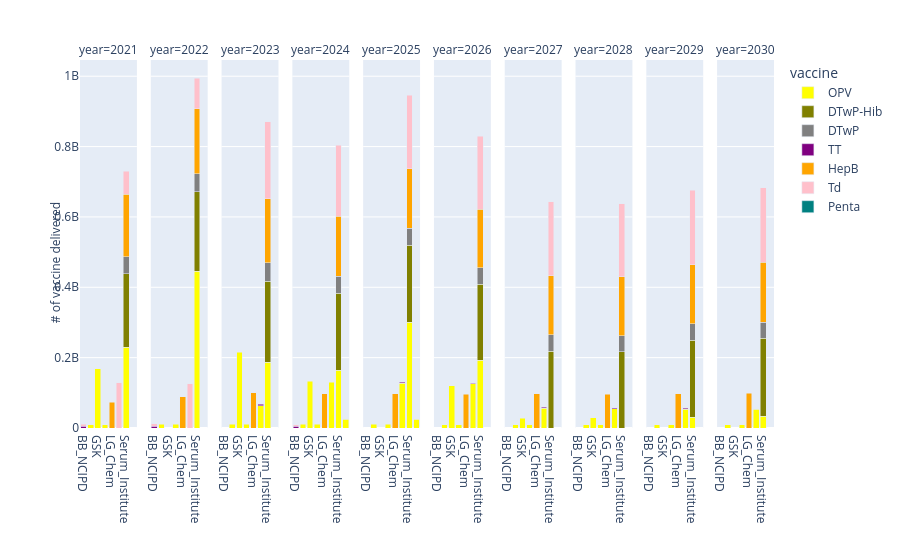

Write notebook code for a chart like this one.
### Code cell
import plotly.express as px
import pandas as pd
import plotly.graph_objects as go

with open('C:/Users/fthcn/Desktop/Vaccine_Tender_Scheduling_Problem/Julia_Files/Github/Results/X_results_'+demand_status+'_'+supply_status+'_'+price_status+'.json') as json_file:
    X_results = json.load(json_file)

print(X_results)

group = ["TT", "HepB", "Hib", "IPV", "OPV", "DT", "Td", "DTwP", "DTwP-Hib", "Penta", "Hexa"]

output = pd.DataFrame()
for v in group:
    if v in X_results:
        #print(v)
        for p in P_v[v]:
            #print(p)
            for t in T:
                if str(t) in X_results[v][p]:
                    if X_results[v][p][str(t)] >= 1:
                        X_results[v][p][str(t)] = round(X_results[v][p][str(t)])
                        df_dictionary = pd.DataFrame([dict(year=str(2020+t), var=X_results[v][p][str(t)], vaccine=v, producer=p)])
                        output = pd.concat([output, df_dictionary], ignore_index=True)
output.sort_values(['year'],ascending=[True],inplace=True)
fig = px.bar(output, x="producer", y="var", facet_col="year", color="vaccine", color_discrete_map=vaccine_color_map)

fig.for_each_xaxis(lambda x: x.update(title = ''))
fig.for_each_yaxis(lambda y: y.update(title = ''))
# and:
fig.add_annotation(x=-0.05,y=0.45, showarrow=False,
                   text="# of vaccine delivered", textangle=-90,
                    xref="paper", yref="paper")
fig.add_annotation(x=0.5,y=-0.52, showarrow=False,
                   text="Producer", textangle=0,
                    xref="paper", yref="paper")
fig.update_layout(barmode='stack', xaxis={'categoryorder':'category ascending'})
fig.show()

### Figure 1 — Plotly figure (JSON) as saved in the notebook; plotly's stock layout.template omitted (floating-point values rounded to 4 significant figures)
{"data": [{"alignmentgroup": "True", "hovertemplate": "vaccine=OPV<br>year=2021<br>producer=%{x}<br>var=%{y}<extra></extra>", "legendgroup": "OPV", "marker": {"color": "yellow", "pattern": {"shape": ""}}, "name": "OPV", "offsetgroup": "OPV", "orientation": "v", "showlegend": true, "textposition": "auto", "type": "bar", "x": ["Serum_Institute", "GSK", "Beijing_Institute", "Haffkine_Bio"], "xaxis": "x", "y": [230258044, 168301956, 9600000, 9600000], "yaxis": "y"}, {"alignmentgroup": "True", "hovertemplate": "vaccine=OPV<br>year=2022<br>producer=%{x}<br>var=%{y}<extra></extra>", "legendgroup": "OPV", "marker": {"color": "yellow", "pattern": {"shape": ""}}, "name": "OPV", "offsetgroup": "OPV", "orientation": "v", "showlegend": false, "textposition": "auto", "type": "bar", "x": ["Haffkine_Bio", "Beijing_Institute", "Serum_Institute"], "xaxis": "x2", "y": [10320000, 10320000, 445120000], "yaxis": "y2"}, {"alignmentgroup": "True", "hovertemplate": "vaccine=OPV<br>year=2023<br>producer=%{x}<br>var=%{y}<extra></extra>", "legendgroup": "OPV", "marker": {"color": "yellow", "pattern": {"shape": ""}}, "name": "OPV", "offsetgroup": "OPV", "orientation": "v", "showlegend": false, "textposition": "auto", "type": "bar", "x": ["Haffkine_Bio", "Beijing_Institute", "GSK", "PT_Bio", "Serum_Institute"], "xaxis": "x3", "y": [10440000, 10440000, 215906574, 62585015, 187508411], "yaxis": "y3"}, {"alignmentgroup": "True", "hovertemplate": "vaccine=OPV<br>year=2024<br>producer=%{x}<br>var=%{y}<extra></extra>", "legendgroup": "OPV", "marker": {"color": "yellow", "pattern": {"shape": ""}}, "name": "OPV", "offsetgroup": "OPV", "orientation": "v", "showlegend": false, "textposition": "auto", "type": "bar", "x": ["Beijing_Institute", "GSK", "Haffkine_Bio", "PT_Bio", "Serum_Institute", "Panacea_Biotec"], "xaxis": "x4", "y": [10080000, 132686290, 10080000, 130560000, 164315747, 24837962], "yaxis": "y4"}, {"alignmentgroup": "True", "hovertemplate": "vaccine=OPV<br>year=2025<br>producer=%{x}<br>var=%{y}<extra></extra>", "legendgroup": "OPV", "marker": {"color": "yellow", "pattern": {"shape": ""}}, "name": "OPV", "offsetgroup": "OPV", "orientation": "v", "showlegend": false, "textposition": "auto", "type": "bar", "x": ["Haffkine_Bio", "Beijing_Institute", "Serum_Institute", "PT_Bio", "Panacea_Biotec"], "xaxis": "x5", "y": [10080000, 10080000, 300767047, 127480000, 24952953], "yaxis": "y5"}, {"alignmentgroup": "True", "hovertemplate": "vaccine=OPV<br>year=2026<br>producer=%{x}<br>var=%{y}<extra></extra>", "legendgroup": "OPV", "marker": {"color": "yellow", "pattern": {"shape": ""}}, "name": "OPV", "offsetgroup": "OPV", "orientation": "v", "showlegend": false, "textposition": "auto", "type": "bar", "x": ["Serum_Institute", "Haffkine_Bio", "PT_Bio", "GSK", "Beijing_Institute"], "xaxis": "x6", "y": [192720000, 9720000, 125360000, 120480000, 9720000], "yaxis": "y6"}, {"alignmentgroup": "True", "hovertemplate": "vaccine=OPV<br>year=2027<br>producer=%{x}<br>var=%{y}<extra></extra>", "legendgroup": "OPV", "marker": {"color": "yellow", "pattern": {"shape": ""}}, "name": "OPV", "offsetgroup": "OPV", "orientation": "v", "showlegend": false, "textposition": "auto", "type": "bar", "x": ["GSK", "Beijing_Institute", "Haffkine_Bio", "PT_Bio"], "xaxis": "x7", "y": [28013860, 9960000, 9960000, 56706140], "yaxis": "y7"}, {"alignmentgroup": "True", "hovertemplate": "vaccine=OPV<br>year=2028<br>producer=%{x}<br>var=%{y}<extra></extra>", "legendgroup": "OPV", "marker": {"color": "yellow", "pattern": {"shape": ""}}, "name": "OPV", "offsetgroup": "OPV", "orientation": "v", "showlegend": false, "textposition": "auto", "type": "bar", "x": ["Haffkine_Bio", "PT_Bio", "GSK", "Beijing_Institute"], "xaxis": "x8", "y": [9840000, 54610335, 28509665, 9840000], "yaxis": "y8"}, {"alignmentgroup": "True", "hovertemplate": "vaccine=OPV<br>year=2029<br>producer=%{x}<br>var=%{y}<extra></extra>", "legendgroup": "OPV", "marker": {"color": "yellow", "pattern": {"shape": ""}}, "name": "OPV", "offsetgroup": "OPV", "orientation": "v", "showlegend": false, "textposition": "auto", "type": "bar", "x": ["Serum_Institute", "PT_Bio", "Beijing_Institute", "Haffkine_Bio"], "xaxis": "x9", "y": [31172993, 53787007, 9840000, 9840000], "yaxis": "y9"}, {"alignmentgroup": "True", "hovertemplate": "vaccine=OPV<br>year=2030<br>producer=%{x}<br>var=%{y}<extra></extra>", "legendgroup": "OPV", "marker": {"color": "yellow", "pattern": {"shape": ""}}, "name": "OPV", "offsetgroup": "OPV", "orientation": "v", "showlegend": false, "textposition": "auto", "type": "bar", "x": ["PT_Bio", "Serum_Institute", "Haffkine_Bio", "Beijing_Institute"], "xaxis": "x10", "y": [52901645, 33818355, 9840000, 9840000], "yaxis": "y10"}, {"alignmentgroup": "True", "hovertemplate": "vaccine=DTwP-Hib<br>year=2021<br>producer=%{x}<br>var=%{y}<extra></extra>", "legendgroup": "DTwP-Hib", "marker": {"color": "olive", "pattern": {"shape": ""}}, "name": "DTwP-Hib", "offsetgroup": "DTwP-Hib", "orientation": "v", "showlegend": true, "textposition": "auto", "type": "bar", "x": ["Serum_Institute"], "xaxis": "x", "y": [207600000], "yaxis": "y"}, {"alignmentgroup": "True", "hovertemplate": "vaccine=DTwP-Hib<br>year=2022<br>producer=%{x}<br>var=%{y}<extra></extra>", "legendgroup": "DTwP-Hib", "marker": {"color": "olive", "pattern": {"shape": ""}}, "name": "DTwP-Hib", "offsetgroup": "DTwP-Hib", "orientation": "v", "showlegend": false, "textposition": "auto", "type": "bar", "x": ["Serum_Institute"], "xaxis": "x2", "y": [226240000], "yaxis": "y2"}, {"alignmentgroup": "True", "hovertemplate": "vaccine=DTwP-Hib<br>year=2023<br>producer=%{x}<br>var=%{y}<extra></extra>", "legendgroup": "DTwP-Hib", "marker": {"color": "olive", "pattern": {"shape": ""}}, "name": "DTwP-Hib", "offsetgroup": "DTwP-Hib", "orientation": "v", "showlegend": false, "textposition": "auto", "type": "bar", "x": ["Serum_Institute"], "xaxis": "x3", "y": [229840000], "yaxis": "y3"}, {"alignmentgroup": "True", "hovertemplate": "vaccine=DTwP-Hib<br>year=2024<br>producer=%{x}<br>var=%{y}<extra></extra>", "legendgroup": "DTwP-Hib", "marker": {"color": "olive", "pattern": {"shape": ""}}, "name": "DTwP-Hib", "offsetgroup": "DTwP-Hib", "orientation": "v", "showlegend": false, "textposition": "auto", "type": "bar", "x": ["Serum_Institute"], "xaxis": "x4", "y": [218117962], "yaxis": "y4"}, {"alignmentgroup": "True", "hovertemplate": "vaccine=DTwP-Hib<br>year=2025<br>producer=%{x}<br>var=%{y}<extra></extra>", "legendgroup": "DTwP-Hib", "marker": {"color": "olive", "pattern": {"shape": ""}}, "name": "DTwP-Hib", "offsetgroup": "DTwP-Hib", "orientation": "v", "showlegend": false, "textposition": "auto", "type": "bar", "x": ["Serum_Institute"], "xaxis": "x5", "y": [218352953], "yaxis": "y5"}, {"alignmentgroup": "True", "hovertemplate": "vaccine=DTwP-Hib<br>year=2026<br>producer=%{x}<br>var=%{y}<extra></extra>", "legendgroup": "DTwP-Hib", "marker": {"color": "olive", "pattern": {"shape": ""}}, "name": "DTwP-Hib", "offsetgroup": "DTwP-Hib", "orientation": "v", "showlegend": false, "textposition": "auto", "type": "bar", "x": ["Serum_Institute"], "xaxis": "x6", "y": [216000000], "yaxis": "y6"}, {"alignmentgroup": "True", "hovertemplate": "vaccine=DTwP-Hib<br>year=2027<br>producer=%{x}<br>var=%{y}<extra></extra>", "legendgroup": "DTwP-Hib", "marker": {"color": "olive", "pattern": {"shape": ""}}, "name": "DTwP-Hib", "offsetgroup": "DTwP-Hib", "orientation": "v", "showlegend": false, "textposition": "auto", "type": "bar", "x": ["Serum_Institute"], "xaxis": "x7", "y": [218480000], "yaxis": "y7"}, {"alignmentgroup": "True", "hovertemplate": "vaccine=DTwP-Hib<br>year=2028<br>producer=%{x}<br>var=%{y}<extra></extra>", "legendgroup": "DTwP-Hib", "marker": {"color": "olive", "pattern": {"shape": ""}}, "name": "DTwP-Hib", "offsetgroup": "DTwP-Hib", "orientation": "v", "showlegend": false, "textposition": "auto", "type": "bar", "x": ["Serum_Institute"], "xaxis": "x8", "y": [216320000], "yaxis": "y8"}, {"alignmentgroup": "True", "hovertemplate": "vaccine=DTwP-Hib<br>year=2029<br>producer=%{x}<br>var=%{y}<extra></extra>", "legendgroup": "DTwP-Hib", "marker": {"color": "olive", "pattern": {"shape": ""}}, "name": "DTwP-Hib", "offsetgroup": "DTwP-Hib", "orientation": "v", "showlegend": false, "textposition": "auto", "type": "bar", "x": ["Serum_Institute"], "xaxis": "x9", "y": [218960000], "yaxis": "y9"}, {"alignmentgroup": "True", "hovertemplate": "vaccine=DTwP-Hib<br>year=2030<br>producer=%{x}<br>var=%{y}<extra></extra>", "legendgroup": "DTwP-Hib", "marker": {"color": "olive", "pattern": {"shape": ""}}, "name": "DTwP-Hib", "offsetgroup": "DTwP-Hib", "orientation": "v", "showlegend": false, "textposition": "auto", "type": "bar", "x": ["Serum_Institute"], "xaxis": "x10", "y": [221360000], "yaxis": "y10"}, {"alignmentgroup": "True", "hovertemplate": "vaccine=DTwP<br>year=2021<br>producer=%{x}<br>var=%{y}<extra></extra>", "legendgroup": "DTwP", "marker": {"color": "gray", "pattern": {"shape": ""}}, "name": "DTwP", "offsetgroup": "DTwP", "orientation": "v", "showlegend": true, "textposition": "auto", "type": "bar", "x": ["Serum_Institute"], "xaxis": "x", "y": [48960000], "yaxis": "y"}, {"alignmentgroup": "True", "hovertemplate": "vaccine=DTwP<br>year=2022<br>producer=%{x}<br>var=%{y}<extra></extra>", "legendgroup": "DTwP", "marker": {"color": "gray", "pattern": {"shape": ""}}, "name": "DTwP", "offsetgroup": "DTwP", "orientation": "v", "showlegend": false, "textposition": "auto", "type": "bar", "x": ["Serum_Institute"], "xaxis": "x2", "y": [51680000], "yaxis": "y2"}, {"alignmentgroup": "True", "hovertemplate": "vaccine=DTwP<br>year=2023<br>producer=%{x}<br>var=%{y}<extra></extra>", "legendgroup": "DTwP", "marker": {"color": "gray", "pattern": {"shape": ""}}, "name": "DTwP", "offsetgroup": "DTwP", "orientation": "v", "showlegend": false, "textposition": "auto", "type": "bar", "x": ["Serum_Institute"], "xaxis": "x3", "y": [52160000], "yaxis": "y3"}, {"alignmentgroup": "True", "hovertemplate": "vaccine=DTwP<br>year=2024<br>producer=%{x}<br>var=%{y}<extra></extra>", "legendgroup": "DTwP", "marker": {"color": "gray", "pattern": {"shape": ""}}, "name": "DTwP", "offsetgroup": "DTwP", "orientation": "v", "showlegend": false, "textposition": "auto", "type": "bar", "x": ["Serum_Institute"], "xaxis": "x4", "y": [49600000], "yaxis": "y4"}, {"alignmentgroup": "True", "hovertemplate": "vaccine=DTwP<br>year=2025<br>producer=%{x}<br>var=%{y}<extra></extra>", "legendgroup": "DTwP", "marker": {"color": "gray", "pattern": {"shape": ""}}, "name": "DTwP", "offsetgroup": "DTwP", "orientation": "v", "showlegend": false, "textposition": "auto", "type": "bar", "x": ["Serum_Institute"], "xaxis": "x5", "y": [48480000], "yaxis": "y5"}, {"alignmentgroup": "True", "hovertemplate": "vaccine=DTwP<br>year=2026<br>producer=%{x}<br>var=%{y}<extra></extra>", "legendgroup": "DTwP", "marker": {"color": "gray", "pattern": {"shape": ""}}, "name": "DTwP", "offsetgroup": "DTwP", "orientation": "v", "showlegend": false, "textposition": "auto", "type": "bar", "x": ["Serum_Institute"], "xaxis": "x6", "y": [46400000], "yaxis": "y6"}, {"alignmentgroup": "True", "hovertemplate": "vaccine=DTwP<br>year=2027<br>producer=%{x}<br>var=%{y}<extra></extra>", "legendgroup": "DTwP", "marker": {"color": "gray", "pattern": {"shape": ""}}, "name": "DTwP", "offsetgroup": "DTwP", "orientation": "v", "showlegend": false, "textposition": "auto", "type": "bar", "x": ["Serum_Institute"], "xaxis": "x7", "y": [46480000], "yaxis": "y7"}, {"alignmentgroup": "True", "hovertemplate": "vaccine=DTwP<br>year=2028<br>producer=%{x}<br>var=%{y}<extra></extra>", "legendgroup": "DTwP", "marker": {"color": "gray", "pattern": {"shape": ""}}, "name": "DTwP", "offsetgroup": "DTwP", "orientation": "v", "showlegend": false, "textposition": "auto", "type": "bar", "x": ["Serum_Institute"], "xaxis": "x8", "y": [46320000], "yaxis": "y8"}, {"alignmentgroup": "True", "hovertemplate": "vaccine=DTwP<br>year=2029<br>producer=%{x}<br>var=%{y}<extra></extra>", "legendgroup": "DTwP", "marker": {"color": "gray", "pattern": {"shape": ""}}, "name": "DTwP", "offsetgroup": "DTwP", "orientation": "v", "showlegend": false, "textposition": "auto", "type": "bar", "x": ["Serum_Institute"], "xaxis": "x9", "y": [46240000], "yaxis": "y9"}, {"alignmentgroup": "True", "hovertemplate": "vaccine=DTwP<br>year=2030<br>producer=%{x}<br>var=%{y}<extra></extra>", "legendgroup": "DTwP", "marker": {"color": "gray", "pattern": {"shape": ""}}, "name": "DTwP", "offsetgroup": "DTwP", "orientation": "v", "showlegend": false, "textposition": "auto", "type": "bar", "x": ["Serum_Institute"], "xaxis": "x10", "y": [46080000], "yaxis": "y10"}, {"alignmentgroup": "True", "hovertemplate": "vaccine=TT<br>year=2021<br>producer=%{x}<br>var=%{y}<extra></extra>", "legendgroup": "TT", "marker": {"color": "purple", "pattern": {"shape": ""}}, "name": "TT", "offsetgroup": "TT", "orientation": "v", "showlegend": true, "textposition": "auto", "type": "bar", "x": ["BB_NCIPD"], "xaxis": "x", "y": [5680000], "yaxis": "y"}, {"alignmentgroup": "True", "hovertemplate": "vaccine=TT<br>year=2022<br>producer=%{x}<br>var=%{y}<extra></extra>", "legendgroup": "TT", "marker": {"color": "purple", "pattern": {"shape": ""}}, "name": "TT", "offsetgroup": "TT", "orientation": "v", "showlegend": false, "textposition": "auto", "type": "bar", "x": ["BB_NCIPD"], "xaxis": "x2", "y": [5520000], "yaxis": "y2"}, {"alignmentgroup": "True", "hovertemplate": "vaccine=TT<br>year=2023<br>producer=%{x}<br>var=%{y}<extra></extra>", "legendgroup": "TT", "marker": {"color": "purple", "pattern": {"shape": ""}}, "name": "TT", "offsetgroup": "TT", "orientation": "v", "showlegend": false, "textposition": "auto", "type": "bar", "x": ["PT_Bio"], "xaxis": "x3", "y": [5440000], "yaxis": "y3"}, {"alignmentgroup": "True", "hovertemplate": "vaccine=TT<br>year=2024<br>producer=%{x}<br>var=%{y}<extra></extra>", "legendgroup": "TT", "marker": {"color": "purple", "pattern": {"shape": ""}}, "name": "TT", "offsetgroup": "TT", "orientation": "v", "showlegend": false, "textposition": "auto", "type": "bar", "x": ["BB_NCIPD"], "xaxis": "x4", "y": [5440000], "yaxis": "y4"}, {"alignmentgroup": "True", "hovertemplate": "vaccine=TT<br>year=2025<br>producer=%{x}<br>var=%{y}<extra></extra>", "legendgroup": "TT", "marker": {"color": "purple", "pattern": {"shape": ""}}, "name": "TT", "offsetgroup": "TT", "orientation": "v", "showlegend": false, "textposition": "auto", "type": "bar", "x": ["PT_Bio"], "xaxis": "x5", "y": [2320000], "yaxis": "y5"}, {"alignmentgroup": "True", "hovertemplate": "vaccine=TT<br>year=2026<br>producer=%{x}<br>var=%{y}<extra></extra>", "legendgroup": "TT", "marker": {"color": "purple", "pattern": {"shape": ""}}, "name": "TT", "offsetgroup": "TT", "orientation": "v", "showlegend": false, "textposition": "auto", "type": "bar", "x": ["PT_Bio"], "xaxis": "x6", "y": [2320000], "yaxis": "y6"}, {"alignmentgroup": "True", "hovertemplate": "vaccine=TT<br>year=2027<br>producer=%{x}<br>var=%{y}<extra></extra>", "legendgroup": "TT", "marker": {"color": "purple", "pattern": {"shape": ""}}, "name": "TT", "offsetgroup": "TT", "orientation": "v", "showlegend": false, "textposition": "auto", "type": "bar", "x": ["PT_Bio"], "xaxis": "x7", "y": [2400000], "yaxis": "y7"}, {"alignmentgroup": "True", "hovertemplate": "vaccine=TT<br>year=2028<br>producer=%{x}<br>var=%{y}<extra></extra>", "legendgroup": "TT", "marker": {"color": "purple", "pattern": {"shape": ""}}, "name": "TT", "offsetgroup": "TT", "orientation": "v", "showlegend": false, "textposition": "auto", "type": "bar", "x": ["PT_Bio"], "xaxis": "x8", "y": [2400000], "yaxis": "y8"}, {"alignmentgroup": "True", "hovertemplate": "vaccine=TT<br>year=2029<br>producer=%{x}<br>var=%{y}<extra></extra>", "legendgroup": "TT", "marker": {"color": "purple", "pattern": {"shape": ""}}, "name": "TT", "offsetgroup": "TT", "orientation": "v", "showlegend": false, "textposition": "auto", "type": "bar", "x": ["PT_Bio"], "xaxis": "x9", "y": [2480000], "yaxis": "y9"}, {"alignmentgroup": "True", "hovertemplate": "vaccine=TT<br>year=2030<br>producer=%{x}<br>var=%{y}<extra></extra>", "legendgroup": "TT", "marker": {"color": "purple", "pattern": {"shape": ""}}, "name": "TT", "offsetgroup": "TT", "orientation": "v", "showlegend": false, "textposition": "auto", "type": "bar", "x": ["PT_Bio"], "xaxis": "x10", "y": [2400000], "yaxis": "y10"}, {"alignmentgroup": "True", "hovertemplate": "vaccine=HepB<br>year=2021<br>producer=%{x}<br>var=%{y}<extra></extra>", "legendgroup": "HepB", "marker": {"color": "orange", "pattern": {"shape": ""}}, "name": "HepB", "offsetgroup": "HepB", "orientation": "v", "showlegend": true, "textposition": "auto", "type": "bar", "x": ["LG_Chem", "Serum_Institute"], "xaxis": "x", "y": [72720000, 177120000], "yaxis": "y"}, {"alignmentgroup": "True", "hovertemplate": "vaccine=HepB<br>year=2022<br>producer=%{x}<br>var=%{y}<extra></extra>", "legendgroup": "HepB", "marker": {"color": "orange", "pattern": {"shape": ""}}, "name": "HepB", "offsetgroup": "HepB", "orientation": "v", "showlegend": false, "textposition": "auto", "type": "bar", "x": ["LG_Chem", "Serum_Institute"], "xaxis": "x2", "y": [89520000, 184880000], "yaxis": "y2"}, {"alignmentgroup": "True", "hovertemplate": "vaccine=HepB<br>year=2023<br>producer=%{x}<br>var=%{y}<extra></extra>", "legendgroup": "HepB", "marker": {"color": "orange", "pattern": {"shape": ""}}, "name": "HepB", "offsetgroup": "HepB", "orientation": "v", "showlegend": false, "textposition": "auto", "type": "bar", "x": ["Serum_Institute", "LG_Chem"], "xaxis": "x3", "y": [181760000, 99600000], "yaxis": "y3"}, {"alignmentgroup": "True", "hovertemplate": "vaccine=HepB<br>year=2024<br>producer=%{x}<br>var=%{y}<extra></extra>", "legendgroup": "HepB", "marker": {"color": "orange", "pattern": {"shape": ""}}, "name": "HepB", "offsetgroup": "HepB", "orientation": "v", "showlegend": false, "textposition": "auto", "type": "bar", "x": ["LG_Chem", "Serum_Institute"], "xaxis": "x4", "y": [97560000, 169357962], "yaxis": "y4"}, {"alignmentgroup": "True", "hovertemplate": "vaccine=HepB<br>year=2025<br>producer=%{x}<br>var=%{y}<extra></extra>", "legendgroup": "HepB", "marker": {"color": "orange", "pattern": {"shape": ""}}, "name": "HepB", "offsetgroup": "HepB", "orientation": "v", "showlegend": false, "textposition": "auto", "type": "bar", "x": ["LG_Chem", "Serum_Institute"], "xaxis": "x5", "y": [97320000, 169192953], "yaxis": "y5"}, {"alignmentgroup": "True", "hovertemplate": "vaccine=HepB<br>year=2026<br>producer=%{x}<br>var=%{y}<extra></extra>", "legendgroup": "HepB", "marker": {"color": "orange", "pattern": {"shape": ""}}, "name": "HepB", "offsetgroup": "HepB", "orientation": "v", "showlegend": false, "textposition": "auto", "type": "bar", "x": ["Serum_Institute", "LG_Chem"], "xaxis": "x6", "y": [166960000, 95760000], "yaxis": "y6"}, {"alignmentgroup": "True", "hovertemplate": "vaccine=HepB<br>year=2027<br>producer=%{x}<br>var=%{y}<extra></extra>", "legendgroup": "HepB", "marker": {"color": "orange", "pattern": {"shape": ""}}, "name": "HepB", "offsetgroup": "HepB", "orientation": "v", "showlegend": false, "textposition": "auto", "type": "bar", "x": ["LG_Chem", "Serum_Institute"], "xaxis": "x7", "y": [97320000, 168520000], "yaxis": "y7"}, {"alignmentgroup": "True", "hovertemplate": "vaccine=HepB<br>year=2028<br>producer=%{x}<br>var=%{y}<extra></extra>", "legendgroup": "HepB", "marker": {"color": "orange", "pattern": {"shape": ""}}, "name": "HepB", "offsetgroup": "HepB", "orientation": "v", "showlegend": false, "textposition": "auto", "type": "bar", "x": ["Serum_Institute", "LG_Chem"], "xaxis": "x8", "y": [166680000, 95880000], "yaxis": "y8"}, {"alignmentgroup": "True", "hovertemplate": "vaccine=HepB<br>year=2029<br>producer=%{x}<br>var=%{y}<extra></extra>", "legendgroup": "HepB", "marker": {"color": "orange", "pattern": {"shape": ""}}, "name": "HepB", "offsetgroup": "HepB", "orientation": "v", "showlegend": false, "textposition": "auto", "type": "bar", "x": ["Serum_Institute", "LG_Chem"], "xaxis": "x9", "y": [168320000, 97440000], "yaxis": "y9"}, {"alignmentgroup": "True", "hovertemplate": "vaccine=HepB<br>year=2030<br>producer=%{x}<br>var=%{y}<extra></extra>", "legendgroup": "HepB", "marker": {"color": "orange", "pattern": {"shape": ""}}, "name": "HepB", "offsetgroup": "HepB", "orientation": "v", "showlegend": false, "textposition": "auto", "type": "bar", "x": ["Serum_Institute", "LG_Chem"], "xaxis": "x10", "y": [169640000, 98760000], "yaxis": "y10"}, {"alignmentgroup": "True", "hovertemplate": "vaccine=Td<br>year=2021<br>producer=%{x}<br>var=%{y}<extra></extra>", "legendgroup": "Td", "marker": {"color": "pink", "pattern": {"shape": ""}}, "name": "Td", "offsetgroup": "Td", "orientation": "v", "showlegend": true, "textposition": "auto", "type": "bar", "x": ["Serum_Institute", "BB_NCIPD", "PT_Bio"], "xaxis": "x", "y": [66333088, 5506912, 128080000], "yaxis": "y"}, {"alignmentgroup": "True", "hovertemplate": "vaccine=Td<br>year=2022<br>producer=%{x}<br>var=%{y}<extra></extra>", "legendgroup": "Td", "marker": {"color": "pink", "pattern": {"shape": ""}}, "name": "Td", "offsetgroup": "Td", "orientation": "v", "showlegend": false, "textposition": "auto", "type": "bar", "x": ["Serum_Institute", "PT_Bio", "BB_NCIPD"], "xaxis": "x2", "y": [85870732, 125480000, 6329268], "yaxis": "y2"}, {"alignmentgroup": "True", "hovertemplate": "vaccine=Td<br>year=2023<br>producer=%{x}<br>var=%{y}<extra></extra>", "legendgroup": "Td", "marker": {"color": "pink", "pattern": {"shape": ""}}, "name": "Td", "offsetgroup": "Td", "orientation": "v", "showlegend": false, "textposition": "auto", "type": "bar", "x": ["Serum_Institute"], "xaxis": "x3", "y": [219200000], "yaxis": "y3"}, {"alignmentgroup": "True", "hovertemplate": "vaccine=Td<br>year=2024<br>producer=%{x}<br>var=%{y}<extra></extra>", "legendgroup": "Td", "marker": {"color": "pink", "pattern": {"shape": ""}}, "name": "Td", "offsetgroup": "Td", "orientation": "v", "showlegend": false, "textposition": "auto", "type": "bar", "x": ["BB_NCIPD", "Serum_Institute"], "xaxis": "x4", "y": [4511672, 202288328], "yaxis": "y4"}, {"alignmentgroup": "True", "hovertemplate": "vaccine=Td<br>year=2025<br>producer=%{x}<br>var=%{y}<extra></extra>", "legendgroup": "Td", "marker": {"color": "pink", "pattern": {"shape": ""}}, "name": "Td", "offsetgroup": "Td", "orientation": "v", "showlegend": false, "textposition": "auto", "type": "bar", "x": ["Serum_Institute"], "xaxis": "x5", "y": [208880000], "yaxis": "y5"}, {"alignmentgroup": "True", "hovertemplate": "vaccine=Td<br>year=2026<br>producer=%{x}<br>var=%{y}<extra></extra>", "legendgroup": "Td", "marker": {"color": "pink", "pattern": {"shape": ""}}, "name": "Td", "offsetgroup": "Td", "orientation": "v", "showlegend": false, "textposition": "auto", "type": "bar", "x": ["Serum_Institute"], "xaxis": "x6", "y": [207280000], "yaxis": "y6"}, {"alignmentgroup": "True", "hovertemplate": "vaccine=Td<br>year=2027<br>producer=%{x}<br>var=%{y}<extra></extra>", "legendgroup": "Td", "marker": {"color": "pink", "pattern": {"shape": ""}}, "name": "Td", "offsetgroup": "Td", "orientation": "v", "showlegend": false, "textposition": "auto", "type": "bar", "x": ["Serum_Institute"], "xaxis": "x7", "y": [209520000], "yaxis": "y7"}, {"alignmentgroup": "True", "hovertemplate": "vaccine=Td<br>year=2028<br>producer=%{x}<br>var=%{y}<extra></extra>", "legendgroup": "Td", "marker": {"color": "pink", "pattern": {"shape": ""}}, "name": "Td", "offsetgroup": "Td", "orientation": "v", "showlegend": false, "textposition": "auto", "type": "bar", "x": ["Serum_Institute"], "xaxis": "x8", "y": [207760000], "yaxis": "y8"}, {"alignmentgroup": "True", "hovertemplate": "vaccine=Td<br>year=2029<br>producer=%{x}<br>var=%{y}<extra></extra>", "legendgroup": "Td", "marker": {"color": "pink", "pattern": {"shape": ""}}, "name": "Td", "offsetgroup": "Td", "orientation": "v", "showlegend": false, "textposition": "auto", "type": "bar", "x": ["Serum_Institute"], "xaxis": "x9", "y": [210560000], "yaxis": "y9"}, {"alignmentgroup": "True", "hovertemplate": "vaccine=Td<br>year=2030<br>producer=%{x}<br>var=%{y}<extra></extra>", "legendgroup": "Td", "marker": {"color": "pink", "pattern": {"shape": ""}}, "name": "Td", "offsetgroup": "Td", "orientation": "v", "showlegend": false, "textposition": "auto", "type": "bar", "x": ["Serum_Institute"], "xaxis": "x10", "y": [212720000], "yaxis": "y10"}, {"alignmentgroup": "True", "hovertemplate": "vaccine=Penta<br>year=2024<br>producer=%{x}<br>var=%{y}<extra></extra>", "legendgroup": "Penta", "marker": {"color": "teal", "pattern": {"shape": ""}}, "name": "Penta", "offsetgroup": "Penta", "orientation": "v", "showlegend": true, "textposition": "auto", "type": "bar", "x": ["Panacea_Biotec"], "xaxis": "x4", "y": [1082038], "yaxis": "y4"}, {"alignmentgroup": "True", "hovertemplate": "vaccine=Penta<br>year=2025<br>producer=%{x}<br>var=%{y}<extra></extra>", "legendgroup": "Penta", "marker": {"color": "teal", "pattern": {"shape": ""}}, "name": "Penta", "offsetgroup": "Penta", "orientation": "v", "showlegend": false, "textposition": "auto", "type": "bar", "x": ["Panacea_Biotec"], "xaxis": "x5", "y": [1087047], "yaxis": "y5"}], "layout": {"annotations": [{"showarrow": false, "text": "year=2021", "x": 0.041, "xanchor": "center", "xref": "paper", "y": 1, "yanchor": "bottom", "yref": "paper"}, {"showarrow": false, "text": "year=2022", "x": 0.143, "xanchor": "center", "xref": "paper", "y": 1, "yanchor": "bottom", "yref": "paper"}, {"showarrow": false, "text": "year=2023", "x": 0.245, "xanchor": "center", "xref": "paper", "y": 1, "yanchor": "bottom", "yref": "paper"}, {"showarrow": false, "text": "year=2024", "x": 0.347, "xanchor": "center", "xref": "paper", "y": 1, "yanchor": "bottom", "yref": "paper"}, {"showarrow": false, "text": "year=2025", "x": 0.449, "xanchor": "center", "xref": "paper", "y": 1, "yanchor": "bottom", "yref": "paper"}, {"showarrow": false, "text": "year=2026", "x": 0.551, "xanchor": "center", "xref": "paper", "y": 1, "yanchor": "bottom", "yref": "paper"}, {"showarrow": false, "text": "year=2027", "x": 0.653, "xanchor": "center", "xref": "paper", "y": 1, "yanchor": "bottom", "yref": "paper"}, {"showarrow": false, "text": "year=2028", "x": 0.755, "xanchor": "center", "xref": "paper", "y": 1, "yanchor": "bottom", "yref": "paper"}, {"showarrow": false, "text": "year=2029", "x": 0.857, "xanchor": "center", "xref": "paper", "y": 1, "yanchor": "bottom", "yref": "paper"}, {"showarrow": false, "text": "year=2030", "x": 0.959, "xanchor": "center", "xref": "paper", "y": 1, "yanchor": "bottom", "yref": "paper"}, {"showarrow": false, "text": "# of vaccine delivered", "textangle": -90, "x": -0.05, "xref": "paper", "y": 0.45, "yref": "paper"}, {"showarrow": false, "text": "Producer", "textangle": 0, "x": 0.5, "xref": "paper", "y": -0.52, "yref": "paper"}], "barmode": "stack", "legend": {"title": {"text": "vaccine"}, "tracegroupgap": 0}, "margin": {"t": 60}, "xaxis": {"anchor": "y", "categoryorder": "category ascending", "domain": [0, 0.082], "title": {"text": ""}}, "xaxis10": {"anchor": "y10", "domain": [0.918, 1], "matches": "x", "title": {"text": ""}}, "xaxis2": {"anchor": "y2", "domain": [0.102, 0.184], "matches": "x", "title": {"text": ""}}, "xaxis3": {"anchor": "y3", "domain": [0.204, 0.286], "matches": "x", "title": {"text": ""}}, "xaxis4": {"anchor": "y4", "domain": [0.306, 0.388], "matches": "x", "title": {"text": ""}}, "xaxis5": {"anchor": "y5", "domain": [0.408, 0.49], "matches": "x", "title": {"text": ""}}, "xaxis6": {"anchor": "y6", "domain": [0.51, 0.592], "matches": "x", "title": {"text": ""}}, "xaxis7": {"anchor": "y7", "domain": [0.612, 0.694], "matches": "x", "title": {"text": ""}}, "xaxis8": {"anchor": "y8", "domain": [0.714, 0.796], "matches": "x", "title": {"text": ""}}, "xaxis9": {"anchor": "y9", "domain": [0.816, 0.898], "matches": "x", "title": {"text": ""}}, "yaxis": {"anchor": "x", "domain": [0, 1], "title": {"text": ""}}, "yaxis10": {"anchor": "x10", "domain": [0, 1], "matches": "y", "showticklabels": false, "title": {"text": ""}}, "yaxis2": {"anchor": "x2", "domain": [0, 1], "matches": "y", "showticklabels": false, "title": {"text": ""}}, "yaxis3": {"anchor": "x3", "domain": [0, 1], "matches": "y", "showticklabels": false, "title": {"text": ""}}, "yaxis4": {"anchor": "x4", "domain": [0, 1], "matches": "y", "showticklabels": false, "title": {"text": ""}}, "yaxis5": {"anchor": "x5", "domain": [0, 1], "matches": "y", "showticklabels": false, "title": {"text": ""}}, "yaxis6": {"anchor": "x6", "domain": [0, 1], "matches": "y", "showticklabels": false, "title": {"text": ""}}, "yaxis7": {"anchor": "x7", "domain": [0, 1], "matches": "y", "showticklabels": false, "title": {"text": ""}}, "yaxis8": {"anchor": "x8", "domain": [0, 1], "matches": "y", "showticklabels": false, "title": {"text": ""}}, "yaxis9": {"anchor": "x9", "domain": [0, 1], "matches": "y", "showticklabels": false, "title": {"text": ""}}}}
